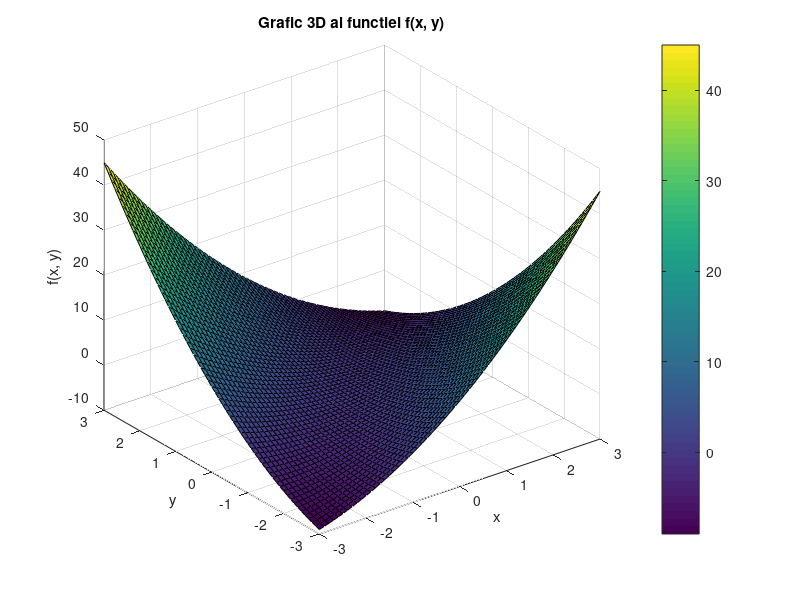

Write the MATLAB code that produced this figure.
clc; 
clear;
close all;
[X, Y] = meshgrid(-3:0.1:3, -3:0.1:3); % Cream un grid 2D
Z = X.^2 + Y.^2 - 3*X.*Y; % Calculăm valorile funcției
figure;
surf(X, Y, Z); % Reprezentare 3D
xlabel('x'); ylabel('y'); zlabel('f(x, y)');
title('Grafic 3D al functiei f(x, y)');
colorbar; % Adaugă bara de culori